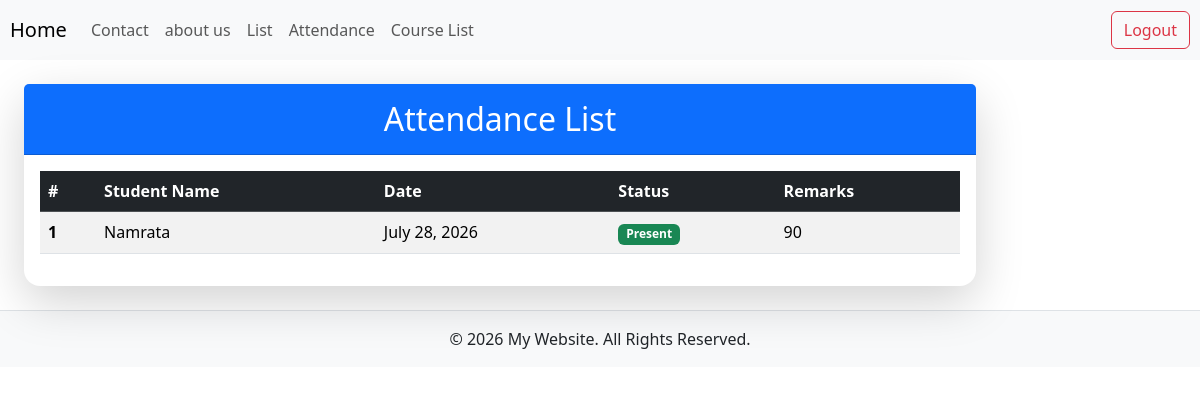
/Attendance/ (signed in), run on an earlier commit of the app's database.
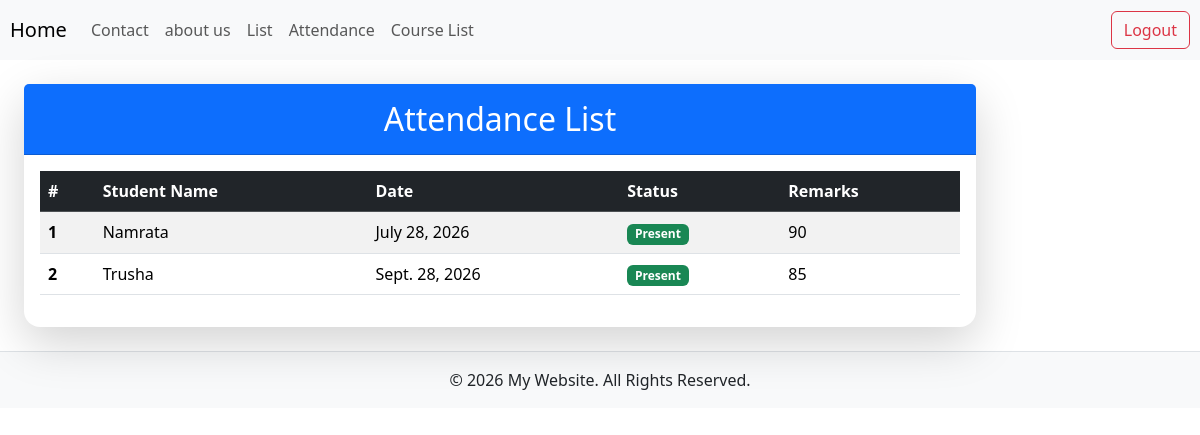
And on a later commit of the database.
### student/models.py (models this page shows, shortened)
class Attendance(models.Model):
    STATUS_CHOICES = [
        ('Present', 'Present'),
        ('Absent', 'Absent'),
        ('Late', 'Late'),
    ]
    student = models.ForeignKey(
        'Student',
        on_delete=models.CASCADE
    )
    date = models.DateField()
    status = models.CharField(
        max_length=10,
        choices=STATUS_CHOICES
    )
    remarks = models.CharField(
        max_length=100,
        blank=True,
        null=True
    )

class student(models.Model):
    name=models.CharField(max_length=100)
    email=models.EmailField()
    mobile=models.CharField(max_length=15)
    city=models.CharField(max_length=50)
    def __str__(self):
        return self.name

### student/views.py (the view)
# urls.py: path('Attendance/', views.AttendanceView, name='attendance'),
@login_required(login_url='login')
def AttendanceView(request):
    attendance_list = Attendance.objects.all()
    return render(request, 'student_crud/attendance.html', {'attendences': attendance_list})

### student/templates/student_crud/attendance.html
{% extends 'base.html' %}
{% block content %}
<div class="card shadow-lg border-0 rounded-4">
    <div class="card-header bg-primary text-white text-center py-3">
        <h2 class="mb-0">Attendance List</h2>
    </div>
    <div class="card-body">
        <table class="table table-striped table-hover">
            <thead class="table-dark">
                <tr>
                    <th scope="col">#</th>
                    <th scope="col">Student Name</th>
                    <th scope="col">Date</th>
                    <th scope="col">Status</th>
                    <th scope="col">Remarks</th>
                </tr>
            </thead>
            <tbody>
                {% for att in attendences %}
                <tr>
                    <th scope="row">{{ forloop.counter }}</th>
                    <td>{{ att.student }}</td>
                    <td>{{ att.date }}</td>
                    <td>
                        {% if att.status == 'Present' %}
                            <span class="badge bg-success">Present</span>
                        {% elif att.status == 'Absent' %}
                            <span class="badge bg-danger">Absent</span>
                        {% else %}
                            <span class="badge bg-warning text-dark">Late</span>
                        {% endif %}
                    </td>
                    <td>{{ att.remarks|default:"-" }}</td>
                </tr>
                {% empty %}
                <tr>
                    <td colspan="5" class="text-center text-muted">No attendance records found.</td>
                </tr>
                {% endfor %}
            </tbody>
        </table>
    </div>
</div>
{% endblock %}

What changed in the data, as far as the page shows it:
added Attendance: student "Trusha", date "Sept. 28, 2026", status "Present", remarks "85"
